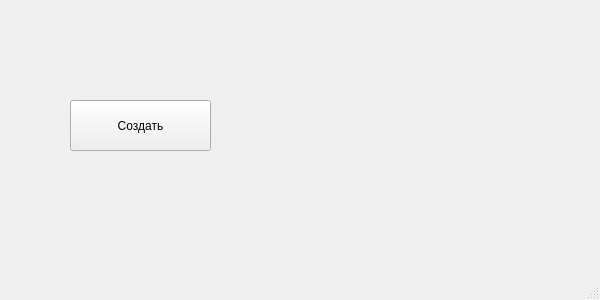
<?xml version="1.0" encoding="UTF-8"?>
<ui version="4.0">
 <class>MainWindow</class>
 <widget class="QMainWindow" name="MainWindow">
  <property name="geometry">
   <rect>
    <x>0</x>
    <y>0</y>
    <width>600</width>
    <height>300</height>
   </rect>
  </property>
  <property name="windowTitle">
   <string>MainWindow</string>
  </property>
  <widget class="QWidget" name="centralwidget">
   <widget class="QPushButton" name="pushButton">
    <property name="geometry">
     <rect>
      <x>70</x>
      <y>100</y>
      <width>141</width>
      <height>51</height>
     </rect>
    </property>
    <property name="text">
     <string>Создать</string>
    </property>
   </widget>
  </widget>
  <widget class="QMenuBar" name="menubar">
   <property name="geometry">
    <rect>
     <x>0</x>
     <y>0</y>
     <width>600</width>
     <height>21</height>
    </rect>
   </property>
  </widget>
  <widget class="QStatusBar" name="statusbar"/>
 </widget>
 <resources/>
 <connections/>
</ui>
